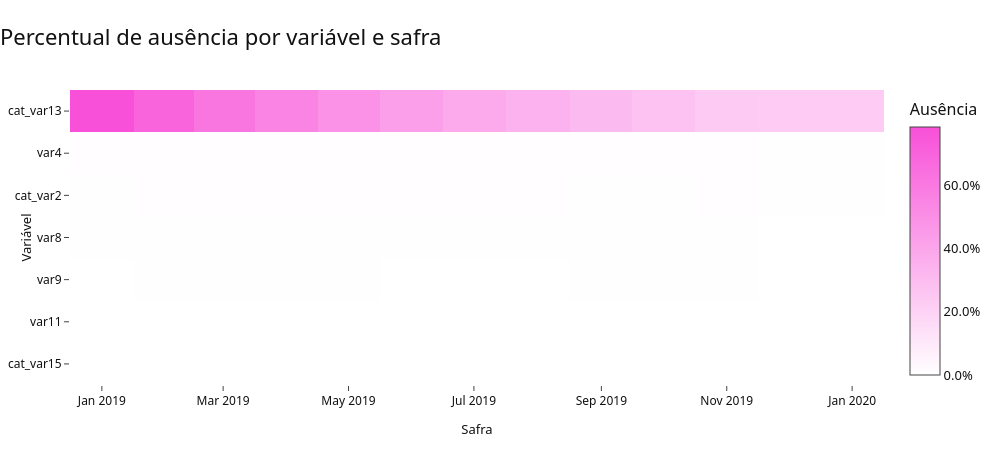

The notebook cell saved with this chart:
### Markdown cell above
## 5. Onde existem valores ausentes e há mudança temporal?

### Code cell
tabela_missing = pd.DataFrame({
    'variavel': base.columns,
    'quantidade_ausentes': base.isna().sum().values,
    'percentual_ausentes': base.isna().mean().values,
    'quantidade_valores_unicos': base.nunique(dropna=True).values,
}).sort_values(['percentual_ausentes', 'variavel'], ascending=[False, True])
variaveis_com_missing = tabela_missing.loc[tabela_missing['quantidade_ausentes'] > 0, 'variavel'].tolist()
display(tabela_missing.style.format({'percentual_ausentes': '{:.2%}'}))
missing_por_safra = pd.DataFrame()
if variaveis_com_missing:
    missing_por_safra = (base.assign(safra=safra_data).groupby('safra')[variaveis_com_missing]
                          .agg(lambda s: s.isna().mean()).T)
    fig_missing = px.imshow(
        missing_por_safra, aspect='auto', color_continuous_scale=[CORES['fundo'], CORES['destaque']],
        labels={'x': 'Safra', 'y': 'Variável', 'color': 'Ausência'}, zmin=0, zmax=max(0.01, missing_por_safra.max().max()),
    )
    aplicar_layout_executivo(fig_missing, 'Percentual de ausência por variável e safra',
                             titulo_eixo_x='Safra', titulo_eixo_y='Variável', altura=max(450, 45 * len(variaveis_com_missing)))
    fig_missing.update_coloraxes(colorbar_tickformat='.1%')
    fig_missing.show()
    salvar_grafico(fig_missing, '00_02_missing_por_safra', PASTA_FIGURAS)
display(Markdown(
    f"**Análise/Interpretação:** **{len(variaveis_com_missing)} variáveis** possuem ausência. "
    f"O maior percentual é **{tabela_missing['percentual_ausentes'].max():.2%}**. "
    "O mapa temporal permite distinguir ausência estruturalmente estável de mudanças concentradas em certas safras; "
    "nenhum valor foi imputado."
))

### Figure 1 — Plotly figure (JSON) as saved in the notebook; plotly's stock layout.template omitted (floating-point values rounded to 4 significant figures)
{"data": [{"coloraxis": "coloraxis", "hovertemplate": "Safra: %{x}<br>Variável: %{y}<br>Ausência: %{z}<extra></extra>", "name": "0", "type": "heatmap", "x": ["2019-01-01T00:00:00.000000", "2019-02-01T00:00:00.000000", "2019-03-01T00:00:00.000000", "2019-04-01T00:00:00.000000", "2019-05-01T00:00:00.000000", "2019-06-01T00:00:00.000000", "2019-07-01T00:00:00.000000", "2019-08-01T00:00:00.000000", "2019-09-01T00:00:00.000000", "2019-10-01T00:00:00.000000", "2019-11-01T00:00:00.000000", "2019-12-01T00:00:00.000000", "2020-01-01T00:00:00.000000"], "xaxis": "x", "y": ["cat_var13", "var4", "cat_var2", "var8", "var9", "var11", "cat_var15"], "yaxis": "y", "z": [[0.7833, 0.6992, 0.6157, 0.5525, 0.486, 0.4294, 0.3799, 0.3449, 0.3058, 0.2729, 0.2375, 0.235, 0.2321], [0.008826, 0.008744, 0.008634, 0.008463, 0.008532, 0.009239, 0.009319, 0.007897, 0.007686, 0.008492, 0.007611, 0.006653, 0.005459], [0.006386, 0.006793, 0.007546, 0.007233, 0.007192, 0.007723, 0.007699, 0.00725, 0.006446, 0.006611, 0.006976, 0.005391, 0.003712], [0.003086, 0.003613, 0.002757, 0.003255, 0.00275, 0.002758, 0.002904, 0.002395, 0.003099, 0.002911, 0.002768, 0.002179, 0.001474], [0.002153, 0.002818, 0.002249, 0.002604, 0.002538, 0.001793, 0.002229, 0.002201, 0.002603, 0.002426, 0.002364, 0.00195, 0.001146], [0.0, 0.0, 0.0, 7.233e-05, 0.0, 0.0001379, 6.753e-05, 0.0, 0.0, 0.0, 0.0, 0.0, 0.0], [0.0, 0.0, 0.0, 0.0, 7.051e-05, 6.895e-05, 0.0, 0.0, 0.0, 0.0, 0.0, 5.735e-05, 0.0]]}], "layout": {"coloraxis": {"autocolorscale": false, "cmax": 0.7833, "cmin": 0, "colorbar": {"tickformat": ".1%", "title": {"text": "Ausência"}}, "colorscale": [[0.0, "#FFFFFF"], [1.0, "#F850D8"]]}, "height": 450, "hovermode": "closest", "showlegend": true, "title": {"text": "Percentual de ausência por variável e safra"}, "width": 1000, "xaxis": {"anchor": "y", "domain": [0.0, 1.0], "title": {"text": "Safra"}}, "yaxis": {"anchor": "x", "autorange": "reversed", "domain": [0.0, 1.0], "title": {"text": "Variável"}}}}
